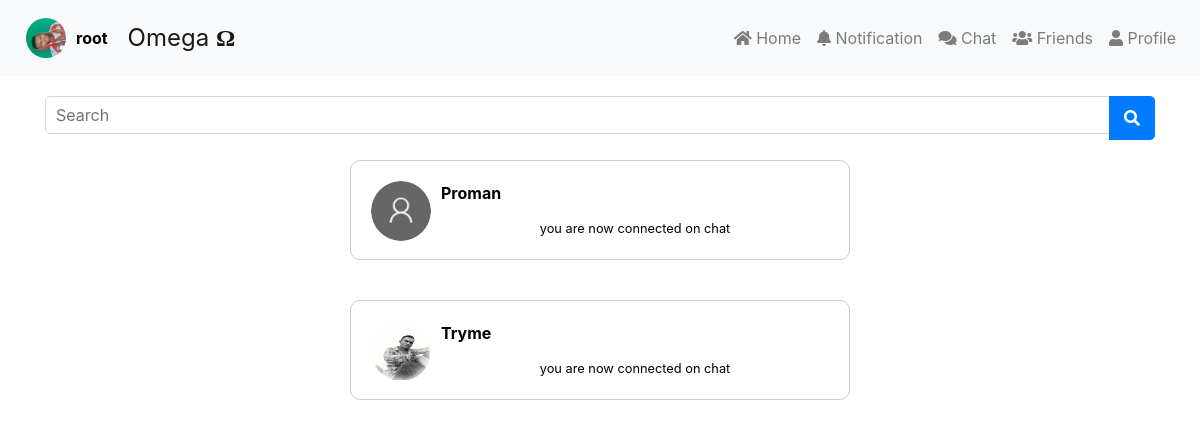
The app's page /chat/chatlist/ (signed in), older data.
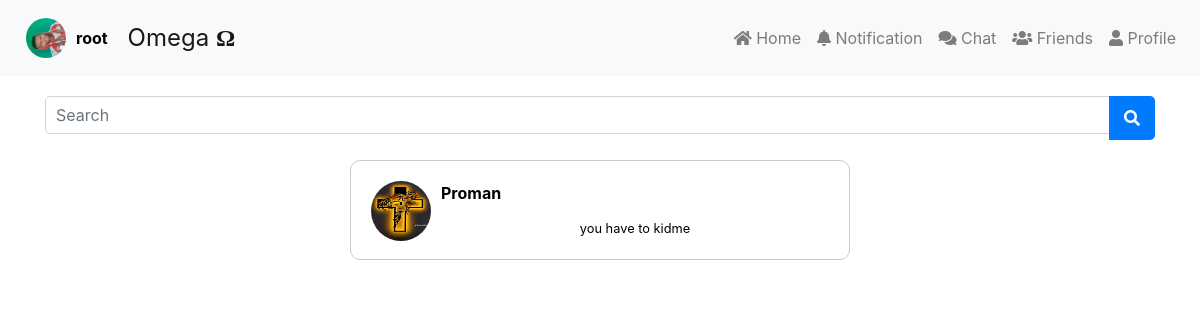
The same page, newer data.
### user_profile/models.py (models this page shows, shortened)
class UserProfile(models.Model):
    user = models.OneToOneField(User,on_delete=models.CASCADE)
    name = models.CharField(max_length=50,help_text="Profile Username")
    bio = models.TextField(max_length=100,default="write your bio",blank=True)
    image = models.ImageField(default="default.png",
                              upload_to="profile_img")
    def __str__(self):
          return self.name

### chat/models.py (models this page shows)
class LiveChatModel(models.Model):
    state = models.CharField(max_length=10)
    sender = models.ForeignKey(UserProfile,on_delete=models.CASCADE)
    message = models.TextField(max_length=500)
    receiver = models.ForeignKey(
        UserProfile,on_delete=models.CASCADE,
        related_name='chat_receiver'
    )

### chat/views.py (the view)
# urls.py: path("chatlist/",views.ChatListView.as_view(),name="chatlist"),
class ChatListView(LoginRequiredMixin,TemplateView):
    login_url = reverse_lazy('login')
    template_name = "chat/chatlist.html"
    def get_context_data(self,*args,**kwargs):
        context = super().get_context_data(*args,**kwargs)
        profile = UserProfile.objects.get(user=self.request.user)
        json_profile = serialize('json',[profile])
        connected_friends = FollowModel.objects.filter(follower=json_profile)
        connected_profiles = []
        for item in connected_friends:
            data = list(deserialize('json',item.following))[0].object
            connected_profiles.append(data)
        sender_lchat = LiveChatModel.objects.filter(sender=profile)
        sender_pro = [item.receiver for item in sender_lchat]
        receiver_lchat = LiveChatModel.objects.filter(receiver=profile)
        receiver_pro = [item.sender for item in receiver_lchat]
        all_pro = sender_pro + receiver_pro
        print(all_pro)
        connected_profiles = [item for item in connected_profiles if not item in all_pro]
        print(connected_profiles)
        all_lchat = sender_lchat.union(receiver_lchat)
        context['connected'] = connected_profiles
        context['profile'] = profile
        context['all_lchat'] = all_lchat
        return context

### templates/chat/chatlist.html (shortened to what this page needs)
{%extends 'bases/headers.html'%}
{%load static %}
{%block bootstrap %}
  <link rel="stylesheet" href="https://stackpath.bootstrapcdn.com/bootstrap/4.3.1/css/bootstrap.min.css">
{%endblock%}
{%block cssfile%}
<link rel="stylesheet" type="text/css" href="{%static 'chat/chatlist.css'%}">
{%endblock%}
{%block content%}
{%for item in all_lchat%}
  {%if item.sender == profile%}
  <a href="{%url 'chatroom' item.receiver.id%}" style="color:black;text-decoration:none;">
  {%else%}
        <a href="{%url 'chatroom' item.sender.id%}" style="color:black;text-decoration:none;">
  {%endif%}
  <div class="container" id="{{item.id}}">
    <div class="row">
      <div class="col-md-6 offset-md-3">
        <div class="profile-box">
         {%if item.sender == profile %}
          <img src="{{item.receiver.image.url}}" alt="Profile Image">
          <span class="username">{{item.receiver.name}}</span>
        {%else%}
          <img src="{{item.sender.image.url}}" alt="Profile Image">
          <span class="username">{{item.sender.name}}</span>
        {%endif%}
          <div class="text-center">
            <small>{{item.message}}</small>
          </div>
        </div>
      </div>
    </div>
  </div>
</a>
{%endfor%}
{%for item in connected %}
  <a href="{%url 'chatroom' item.id%}" style="color:black;text-decoration:none;">
  <div class="container">
    <div class="row">
      <div class="col-md-6 offset-md-3">
        <div class="profile-box">
          <img src="{{item.image.url}}" alt="Profile Image">
          <span class="username">{{item.name}}</span>
          <div class="text-center">
            <small>you are now connected on chat</small>
          </div>
        </div>
      </div>
    </div>
  </div>
</a>
{%endfor%}
 {%endblock%}

Row changes from the older to the newer data that the page shows:
no longer on this page (row edited): UserProfile: image (placeholder picture), name "Proman"
no longer on this page (row unchanged): UserProfile: image (picture), name "Tryme"
added LiveChatModel: receiver.image (picture), receiver.name "Proman", message "you have to kidme"
